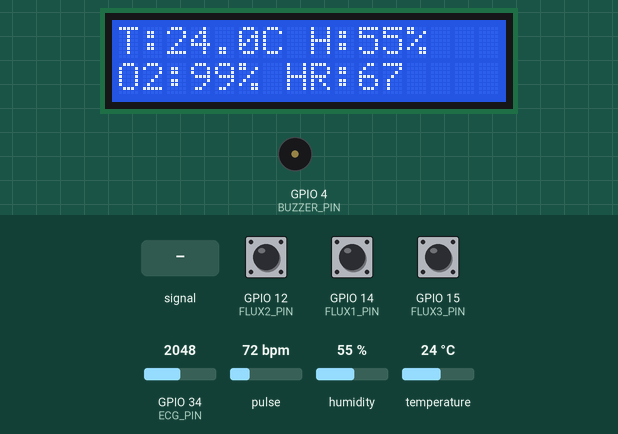
The sketch below on a simulated ESP32. Shown: 16×2 character LCD, buzzer (waves = sounding, pin HIGH). Inputs (shaded band) come from the test bench; at power-on: GPIO 12 (FLUX2_PIN) HIGH, pulse 72 bpm, humidity 55 %, GPIO 14 (FLUX1_PIN) HIGH, GPIO 15 (FLUX3_PIN) HIGH, GPIO 34 (ECG_PIN) = 2048, temperature 24 °C (analog values on the 0–4095 scale). WiFi joins after 1.5 s; servers stay silent unless stated; random numbers use the default seed unless the sketch sets one; no MQTT or app messages arrive unless stated; what the sketch prints to the serial monitor is not drawn.

Above: at 10.6 s.
10.7 s: GPIO 12 (FLUX2_PIN) pulled LOW for 0.15 s
At 11.8 s:
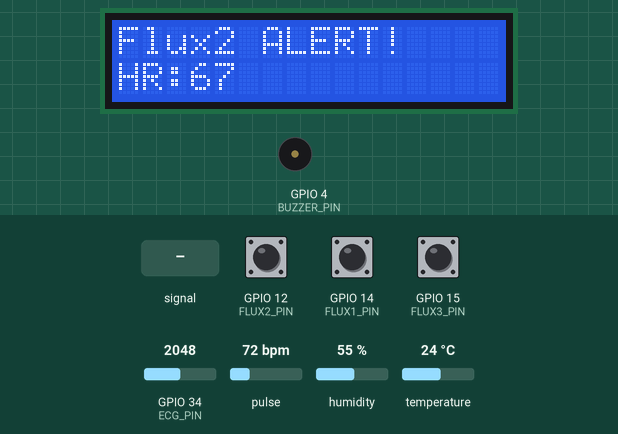
21.5 s: GPIO 34 (ECG_PIN) fed a 200 Hz sine of ±327 counts around its level
At 31.2 s:
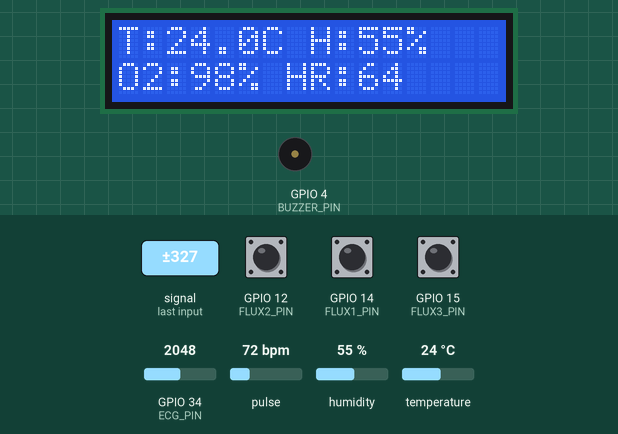
31.5 s: pulse set to 42 bpm
At 40.7 s:
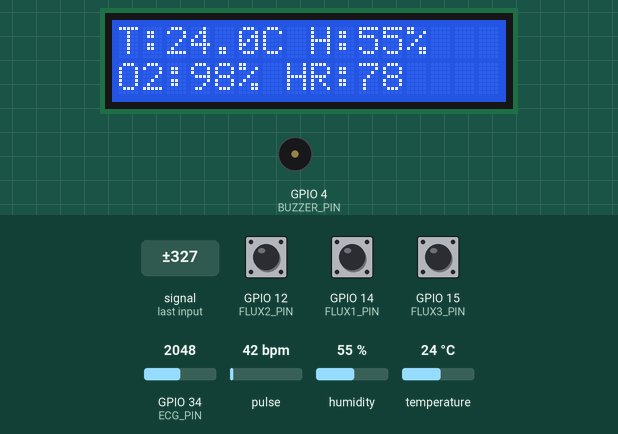
41.6 s: humidity set to 22 %
At 51.3 s:
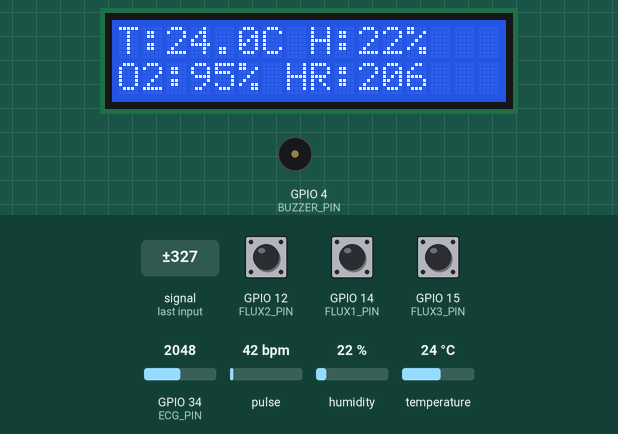
51.6 s: GPIO 14 (FLUX1_PIN) pulled LOW for 0.15 s
At 52.6 s:
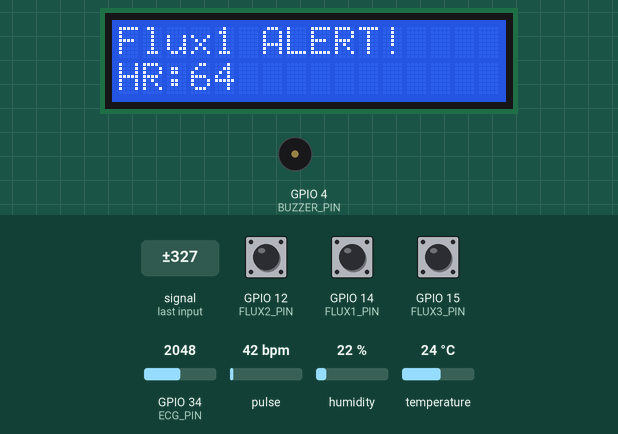
61.6 s: GPIO 15 (FLUX3_PIN) pulled LOW for 0.15 s
At 62.8 s:
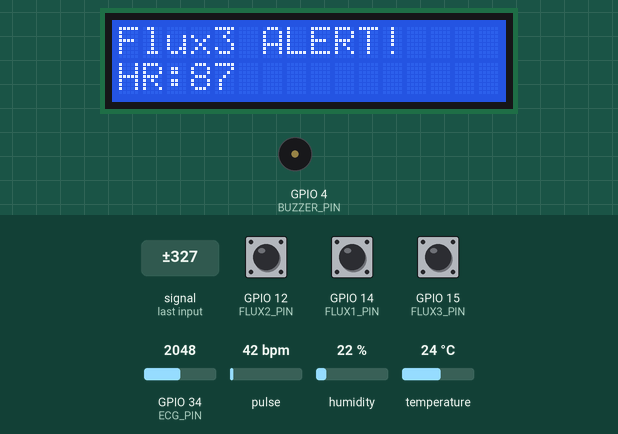
Timing chart, 0 to 64.6 s (numbered marks = the images above; inputs shaded):
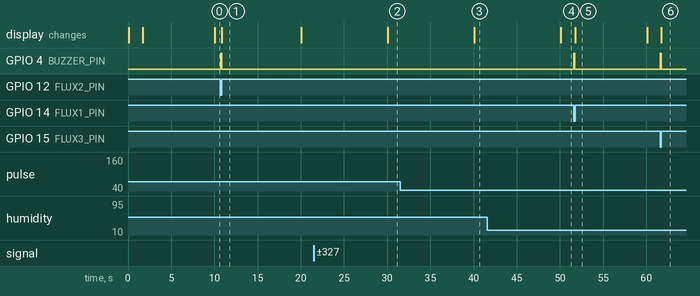

The sketch:

HEALTH_MONITRING_WITH_3_FLUX_AND_ECG.ino
```cpp
/*  ESP32 Health Monitor (fixed MQTT publish overloads)
    - DHT11 (temperature/humidity)
    - MAX30100 pulse oximeter (I2C)
    - AD8232-style ECG on ADC (ECG_PIN)
    - 3 flux/hall digital sensors with alert + buzzer
    - 16x2 I2C LCD
    - Adafruit IO MQTT publishing

    Fixes: explicit casts to int32_t/uint32_t for Adafruit_MQTT_Publish::publish()
*/

#include <Wire.h>
#include <LiquidCrystal_I2C.h>
#include <WiFi.h>                      // ESP32 WiFi
#include "Adafruit_MQTT.h"
#include "Adafruit_MQTT_Client.h"
#include "DHT.h"
#include "MAX30100_PulseOximeter.h"

// ---------------- DHT11 ----------------
#define DHTPIN  27       // GPIO27 (change if needed)
#define DHTTYPE DHT11
DHT dht(DHTPIN, DHTTYPE);

// ---------------- LCD ------------------
LiquidCrystal_I2C lcd(0x27, 16, 2);  // I2C address 0x27

// --------------- Pulse Oximeter --------
#define REPORTING_PERIOD_MS 10000   // 10 seconds
PulseOximeter pox;
uint32_t tsLastReport = 0;

// ----------- Fallback vitals -------
int   HeartRate        = 75;      // fallback HR
float SpO              = 96.0;
uint32_t lastRandomUpdate = 0;

int   lastHeartRate    = -1;
float lastSpO          = -1;

float temperature      = 0.0;
float humidity         = 0.0;
float lasttemperature  = -1000;
float lasthumidity     = -1000;

// ---------------- WiFi -----------------
#define WLAN_SSID   "Robotutor"
#define WLAN_PASS   "Robotutor"

// ------------- Adafruit IO / MQTT -----
#define AIO_SERVER      "io.adafruit.com"
#define AIO_SERVERPORT  1883
#define AIO_USERNAME    "health231125"
#define AIO_KEY         "aio_jMsx18qHBgigven7sdrjhs2VONKI"

WiFiClient client;
Adafruit_MQTT_Client mqtt(&client, AIO_SERVER, AIO_SERVERPORT, AIO_USERNAME, AIO_KEY);

// Feeds
Adafruit_MQTT_Publish temp_feed      = Adafruit_MQTT_Publish(&mqtt, AIO_USERNAME "/feeds/temperature");
Adafruit_MQTT_Publish humidity_feed  = Adafruit_MQTT_Publish(&mqtt, AIO_USERNAME "/feeds/humidity");
Adafruit_MQTT_Publish spo2_feed      = Adafruit_MQTT_Publish(&mqtt, AIO_USERNAME "/feeds/spo2");
Adafruit_MQTT_Publish heartrate_feed = Adafruit_MQTT_Publish(&mqtt, AIO_USERNAME "/feeds/bpm");
Adafruit_MQTT_Publish ecg_bpm_feed   = Adafruit_MQTT_Publish(&mqtt, AIO_USERNAME "/feeds/ecg_bpm");
Adafruit_MQTT_Publish flux1_feed     = Adafruit_MQTT_Publish(&mqtt, AIO_USERNAME "/feeds/flux1_alert");
Adafruit_MQTT_Publish flux2_feed     = Adafruit_MQTT_Publish(&mqtt, AIO_USERNAME "/feeds/flux2_alert");
Adafruit_MQTT_Publish flux3_feed     = Adafruit_MQTT_Publish(&mqtt, AIO_USERNAME "/feeds/flux3_alert");

void MQTT_connect();

// ===================== ECG (AD8232-style) on ESP32 ======================
// Use an ADC-capable pin (prefer ADC1 pins for stable analogRead on ESP32).
const int ECG_PIN = 34; // GPIO34 (ADC1 channel 6)

 // ECG peak detection (tweak thresholds for your module)
const int ECG_THRESHOLD = 2000;       // 0..4095 scale (tune using SerialMonitor)
const unsigned long ECG_REFRACTORY_MS = 250; // ignore peaks within 250 ms
unsigned long lastECGPeakMillis = 0;
unsigned long lastBeatInterval = 0;
unsigned long lastBeatMillis = 0;
int ecgBPM = 0;
int lastPublishedECGBPM = -1;

// ===================== Flux sensors (digital / Hall) ======================
const uint8_t FLUX1_PIN = 14;  // GPIO14
const uint8_t FLUX2_PIN = 12;  // GPIO12
const uint8_t FLUX3_PIN = 15;  // GPIO15 (note: 15 is OK on many ESP32 boards; change if conflict)

const uint8_t BUZZER_PIN = 4; // GPIO4

// Debounce and state
bool lastFlux1State = false;
bool lastFlux2State = false;
bool lastFlux3State = false;
unsigned long fluxDebounceTime = 50; // ms
unsigned long lastFlux1Change = 0;
unsigned long lastFlux2Change = 0;
unsigned long lastFlux3Change = 0;

// Helper: short buzzer beep in ms
void buzzerBeep(unsigned int ms) {
  digitalWrite(BUZZER_PIN, HIGH);
  delay(ms);
  digitalWrite(BUZZER_PIN, LOW);
}

// Callback for MAX30100 beat detection (keeps compatibility)
void onBeatDetected() {
  Serial.println("Beat detected by MAX30100!");
}

// ================== SETUP ==================
void setup() {
  Serial.begin(115200);
  delay(10);

  // I2C (Wire) - defaults are fine for ESP32 (SDA=21, SCL=22); override if needed:
  Wire.begin(); // uses default pins 21 (SDA) and 22 (SCL)

  // LCD
  lcd.init();
  lcd.backlight();
  lcd.clear();
  lcd.setCursor(0, 0);
  lcd.print("Health Monitor");
  lcd.setCursor(0, 1);
  lcd.print("Starting...");

  // DHT
  dht.begin();

  // Flux sensors (assume active LOW trigger; use INPUT_PULLUP)
  pinMode(FLUX1_PIN, INPUT_PULLUP);
  pinMode(FLUX2_PIN, INPUT_PULLUP);
  pinMode(FLUX3_PIN, INPUT_PULLUP);

  // Buzzer
  pinMode(BUZZER_PIN, OUTPUT);
  digitalWrite(BUZZER_PIN, LOW);

  // WiFi
  Serial.print("Connecting to ");
  Serial.println(WLAN_SSID);
  WiFi.begin(WLAN_SSID, WLAN_PASS);
  uint32_t wifiStart = millis();
  while (WiFi.status() != WL_CONNECTED) {
    delay(500);
    Serial.print(".");
    if (millis() - wifiStart > 30000) {
      Serial.println();
      Serial.println("WiFi connect timeout, will continue and try later.");
      break;
    }
  }
  Serial.println();
  if (WiFi.status() == WL_CONNECTED) {
    Serial.println("WiFi connected");
    Serial.print("IP: ");
    Serial.println(WiFi.localIP());
  }

  // MQTT
  MQTT_connect();

  // Pulse oximeter
  Serial.print("Initializing pulse oximeter...");
  if (!pox.begin()) {
    Serial.println("MAX30100 FAILED");
    lcd.clear();
    lcd.setCursor(0, 0);
    lcd.print("MAX30100 FAIL");
    // continue; MAX30100 optional
  } else {
    Serial.println("MAX30100 OK");
    pox.setOnBeatDetectedCallback(onBeatDetected);
  }

  // ADC resolution (ESP32 default is 12 bits; ensure you interpret values accordingly)
  analogReadResolution(12); // 0-4095

  // Initial states
  lastECGPeakMillis = 0;
  lastBeatInterval = 0;
  lastBeatMillis = 0;
  ecgBPM = 0;

  lcd.clear();
  lcd.setCursor(0, 0);
  lcd.print("System Ready");
  lcd.setCursor(0, 1);
  lcd.print("Monitoring...");
}

// ================== LOOP ===================
void loop() {
  // keep pox state machine running
  pox.update();

  // keep MQTT connection alive
  if (!mqtt.connected()) {
    MQTT_connect();
  }
  mqtt.processPackets(10);
  mqtt.ping();

  // ---- 1-second fallback random update for HR & SpO2 ----
  if (millis() - lastRandomUpdate > 1000) {
    if (ecgBPM <= 0) {
      HeartRate = random(60, 90);    // fallback
    } else {
      HeartRate = ecgBPM;
    }
    SpO = random(90, 100); // fallback
    lastRandomUpdate = millis();
  }

  // ==== ECG read & simple peak detection ====
  int ecgRaw = analogRead(ECG_PIN); // 0..4095
  unsigned long now = millis();

  static bool ecgAbove = false;
  if (!ecgAbove && ecgRaw >= ECG_THRESHOLD && (now - lastECGPeakMillis) > ECG_REFRACTORY_MS) {
    lastECGPeakMillis = now;
    ecgAbove = true;

    if (lastBeatMillis != 0) {
      lastBeatInterval = now - lastBeatMillis;
      if (lastBeatInterval > 200 && lastBeatInterval < 2000) {
        ecgBPM = (int)(60000UL / lastBeatInterval);
        if (ecgBPM < 30 || ecgBPM > 220) {
          ecgBPM = 0;
        }
      } else {
        ecgBPM = 0;
      }
    }
    lastBeatMillis = now;
  } else if (ecgAbove && ecgRaw < (ECG_THRESHOLD - 150)) {
    ecgAbove = false;
  }

  // Optionally print ECG raw to Serial for tuning (uncomment)
  // Serial.print("ECG raw: "); Serial.println(ecgRaw);

  // Publish ECG BPM when it changes (explicit cast to int32_t)
  if (ecgBPM > 0 && ecgBPM != lastPublishedECGBPM) {
    if (mqtt.connected()) ecg_bpm_feed.publish((int32_t)ecgBPM);
    lastPublishedECGBPM = ecgBPM;
    HeartRate = ecgBPM;
  }

  // ==== Flux sensors reading & alerts ====
  bool flux1 = digitalRead(FLUX1_PIN) == LOW; // triggered if LOW
  bool flux2 = digitalRead(FLUX2_PIN) == LOW;
  bool flux3 = digitalRead(FLUX3_PIN) == LOW;

  if (flux1 != lastFlux1State && (now - lastFlux1Change) > fluxDebounceTime) {
    lastFlux1Change = now;
    lastFlux1State = flux1;
    Serial.print("Flux1: "); Serial.println(flux1 ? "TRIGGER" : "CLEAR");
    if (mqtt.connected()) flux1_feed.publish((uint32_t)(flux1 ? 1 : 0));
    if (flux1) {
      buzzerBeep(120);
      lcd.clear();
      lcd.setCursor(0, 0);
      lcd.print("Flux1 ALERT!");
      lcd.setCursor(0, 1);
      lcd.print("HR:");
      lcd.print(HeartRate);
      delay(700);
    }
  }
  if (flux2 != lastFlux2State && (now - lastFlux2Change) > fluxDebounceTime) {
    lastFlux2Change = now;
    lastFlux2State = flux2;
    Serial.print("Flux2: "); Serial.println(flux2 ? "TRIGGER" : "CLEAR");
    if (mqtt.connected()) flux2_feed.publish((uint32_t)(flux2 ? 1 : 0));
    if (flux2) {
      buzzerBeep(120);
      lcd.clear();
      lcd.setCursor(0, 0);
      lcd.print("Flux2 ALERT!");
      lcd.setCursor(0, 1);
      lcd.print("HR:");
      lcd.print(HeartRate);
      delay(700);
    }
  }
  if (flux3 != lastFlux3State && (now - lastFlux3Change) > fluxDebounceTime) {
    lastFlux3Change = now;
    lastFlux3State = flux3;
    Serial.print("Flux3: "); Serial.println(flux3 ? "TRIGGER" : "CLEAR");
    if (mqtt.connected()) flux3_feed.publish((uint32_t)(flux3 ? 1 : 0));
    if (flux3) {
      buzzerBeep(120);
      lcd.clear();
      lcd.setCursor(0, 0);
      lcd.print("Flux3 ALERT!");
      lcd.setCursor(0, 1);
      lcd.print("HR:");
      lcd.print(HeartRate);
      delay(700);
    }
  }

  // ---- 10-second reporting to MQTT + LCD ----
  if (now - tsLastReport > REPORTING_PERIOD_MS) {

    // Read DHT11
    temperature = dht.readTemperature();
    humidity    = dht.readHumidity();

    if (isnan(temperature) || isnan(humidity)) {
      Serial.println("Failed to read from DHT!");
    } else {
      Serial.println("----- Sending to Adafruit IO -----");
      Serial.print("HR: ");  Serial.print(HeartRate);
      Serial.print(" bpm | SpO2: "); Serial.print(SpO);
      Serial.println(" %");
      Serial.print("Temp: "); Serial.print(temperature);
      Serial.print(" C | Humi: "); Serial.print(humidity);
      Serial.println(" %");

      // publish only when value changed (explicit casts for ints)
      if (temperature != lasttemperature) {
        if (mqtt.connected()) temp_feed.publish(temperature);
        lasttemperature = temperature;
      }
      if (humidity != lasthumidity) {
        if (mqtt.connected()) humidity_feed.publish(humidity);
        lasthumidity = humidity;
      }
      if (SpO != lastSpO) {
        if (mqtt.connected()) spo2_feed.publish(SpO);
        lastSpO = SpO;
      }
      if (HeartRate != lastHeartRate) {
        if (mqtt.connected()) heartrate_feed.publish((int32_t)HeartRate);
        lastHeartRate = HeartRate;
      }

      // LCD display
      lcd.clear();
      lcd.setCursor(0, 0);
      lcd.print("T:");
      lcd.print(temperature, 1);
      lcd.print("C H:");
      lcd.print(humidity, 0);
      lcd.print("%");

      lcd.setCursor(0, 1);
      lcd.print("O2:");
      lcd.print(SpO, 0);
      lcd.print("% HR:");
      lcd.print(HeartRate);
    }

    tsLastReport = now;
  }

  delay(10); // yield
}

// ------------- MQTT CONNECT --------------
void MQTT_connect() {
  int8_t ret;

  if (mqtt.connected()) {
    return;
  }

  Serial.print("Connecting to MQTT... ");

  uint8_t retries = 3;
  while ((ret = mqtt.connect()) != 0) {   // 0 = success
    Serial.print("Err "); Serial.println(ret);
    Serial.println(mqtt.connectErrorString(ret));
    Serial.println("Retrying MQTT in 5 seconds...");
    mqtt.disconnect();
    delay(5000);
    if (--retries == 0) {
      Serial.println("MQTT retries exhausted, will try again later.");
      return;
    }
  }
  Serial.println("MQTT Connected!");
}
```

Measured:
- after the input at 10.7 s, GPIO 4 (BUZZER_PIN): LOW → HIGH at once, → LOW 0.12 s later
- after the input at 51.6 s, GPIO 4 (BUZZER_PIN): LOW → HIGH at once, → LOW 0.12 s later
- after the input at 61.6 s, GPIO 4 (BUZZER_PIN): LOW → HIGH at once, → LOW 0.12 s later
- what the display in image 1 shows lasts 9.2 s, from 10.9 s to 20.1 s
- what the display in image 5 shows lasts 8.3 s, from 51.8 s to 60.1 s
